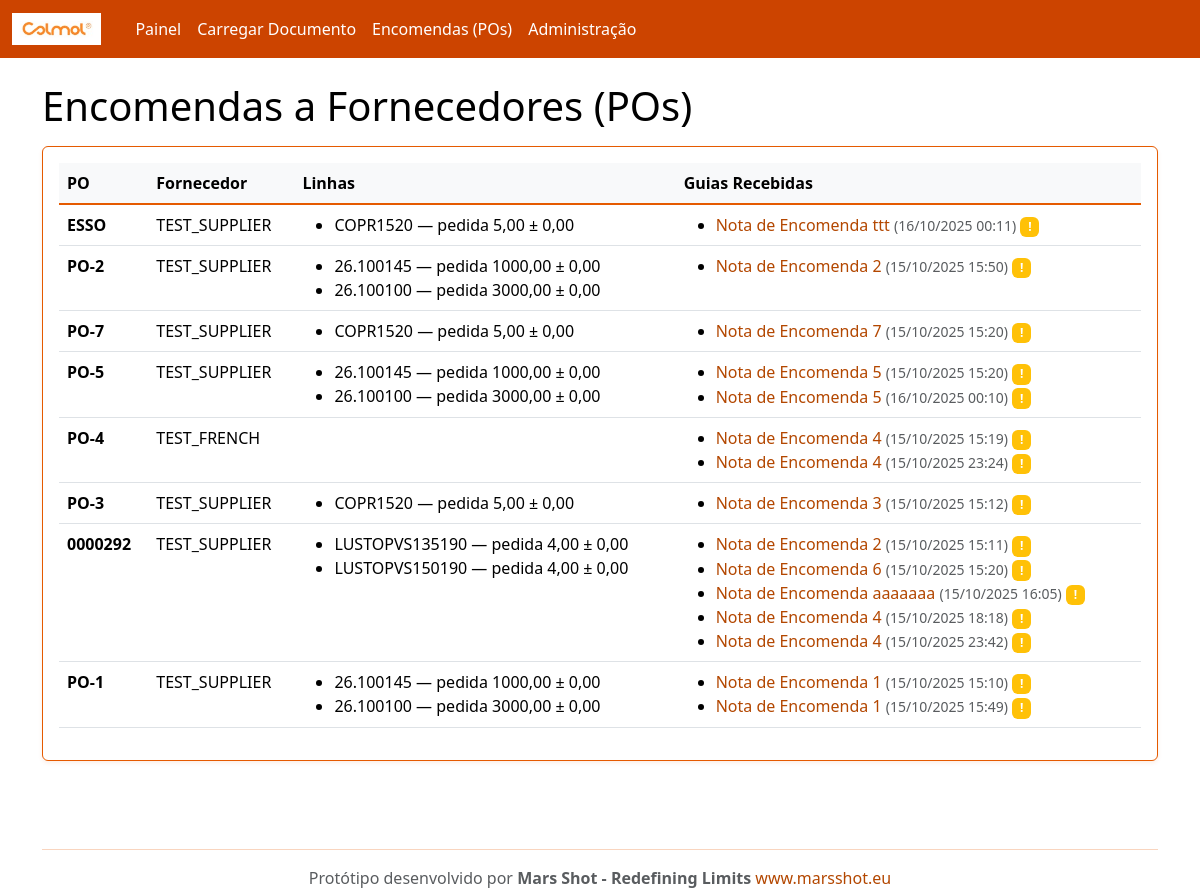
The page /po/ on the database as committed earlier.
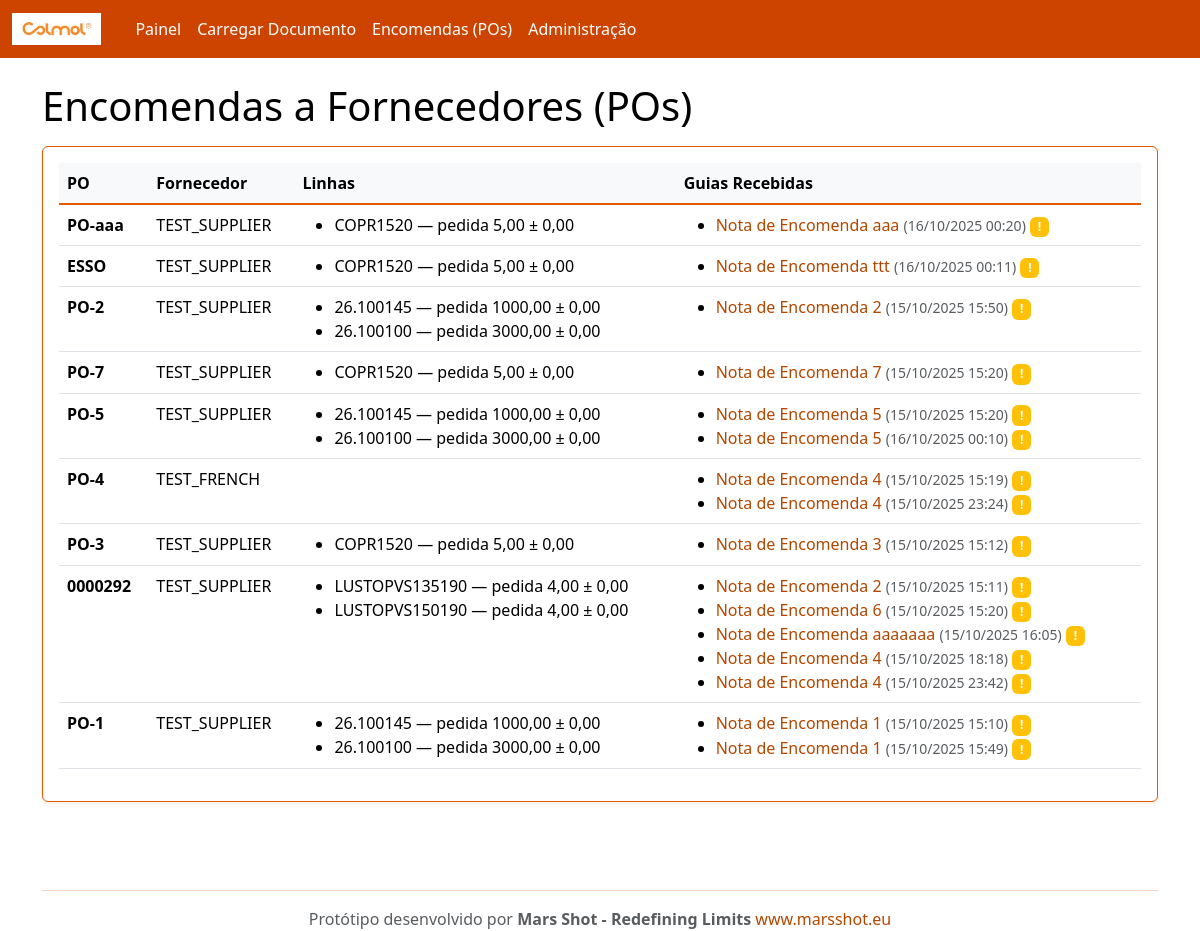
The same page on the database as committed later.
### rececao/models.py (models this page shows, shortened)
class PurchaseOrder(models.Model):
    number = models.CharField(max_length=100, unique=True)
    supplier = models.ForeignKey(Supplier, on_delete=models.CASCADE, related_name='purchase_orders')
    created_at = models.DateTimeField(auto_now_add=True)

class Supplier(models.Model):
    name = models.CharField(max_length=200, unique=True)
    email = models.EmailField(blank=True, null=True)
    code = models.CharField(max_length=50, unique=True)

class POLine(models.Model):
    po = models.ForeignKey(PurchaseOrder, on_delete=models.CASCADE, related_name='lines')
    internal_sku = models.CharField(max_length=120)  # código interno Colmol
    description = models.CharField(max_length=255, blank=True)
    unit = models.CharField(max_length=20, default='UN')
    qty_ordered = models.DecimalField(max_digits=12, decimal_places=2)
    tolerance = models.DecimalField(max_digits=6, decimal_places=2, default=0)  # tolerância admitida
    class Meta:
        unique_together = ('po','internal_sku')

class InboundDocument(models.Model):
    DOC_TYPES = (
        ('GR','Guia de Remessa'),
        ('FT','Nota de Encomenda'),
    )
    supplier = models.ForeignKey(Supplier, on_delete=models.CASCADE, related_name='inbound_docs')
    doc_type = models.CharField(max_length=2, choices=DOC_TYPES, default='GR')
    number = models.CharField(max_length=120)
    file = models.FileField(upload_to='inbound/')
    received_at = models.DateTimeField(auto_now_add=True)
    parsed_payload = models.JSONField(default=dict, blank=True)  # resultado do OCR/extração
    po = models.ForeignKey(PurchaseOrder, on_delete=models.SET_NULL, null=True, blank=True, related_name='inbound_docs')

### rececao/views.py (the view)
# urls.py: path('po/', views.po_list, name='po_list'),
def po_list(request):
    pos = PurchaseOrder.objects.all().order_by('-id')
    return render(request, 'po_list.html', {'pos': pos})

### templates/po_list.html
{% extends "base.html" %}
{% block content %}
<h1>Encomendas a Fornecedores (POs)</h1>
<div class="card p-3 mt-3">
  <table class="table table-hover">
    <thead><tr><th>PO</th><th>Fornecedor</th><th>Linhas</th><th>Guias Recebidas</th></tr></thead>
    <tbody>
      {% for p in pos %}
      <tr>
        <td><strong>{{ p.number }}</strong></td>
        <td>{{ p.supplier.name }}</td>
        <td>
          <ul class="mb-0">
          {% for l in p.lines.all %}
            <li>{{ l.internal_sku }} — pedida {{ l.qty_ordered }} ± {{ l.tolerance }}</li>
          {% endfor %}
          </ul>
        </td>
        <td>
          {% with guias=p.inbound_docs.all %}
            {% if guias %}
              <ul class="mb-0">
              {% for guia in guias %}
                <li>
                  <a href="/inbound/{{ guia.id }}/" class="text-decoration-none">
                    {{ guia.get_doc_type_display }} {{ guia.number }}
                  </a>
                  <small class="text-muted">({{ guia.received_at|date:"d/m/Y H:i" }})</small>
                  {% if guia.match_result %}
                    {% if guia.match_result.status == 'matched' %}
                      <span class="badge bg-success">✓</span>
                    {% elif guia.match_result.status == 'exceptions' %}
                      <span class="badge bg-warning">!</span>
                    {% endif %}
                  {% endif %}
                </li>
              {% endfor %}
              </ul>
            {% else %}
              <small class="text-muted">Nenhuma guia recebida</small>
            {% endif %}
          {% endwith %}
        </td>
      </tr>
      {% empty %}
      <tr><td colspan="4">Sem POs. Use o admin para criar dados de exemplo.</td></tr>
      {% endfor %}
    </tbody>
  </table>
</div>
{% endblock %}

Rows that differ between the two databases and show on the page:
added PurchaseOrder: number "PO-aaa", supplier.name "TEST_SUPPLIER"
added POLine: internal_sku "COPR1520", qty_ordered "5,00", tolerance "0,00", shown under "PO-aaa"
added InboundDocument: doc_type "Nota de Encomenda", number "aaa", received_at "16/10/2025 00:20", shown under "PO-aaa"
